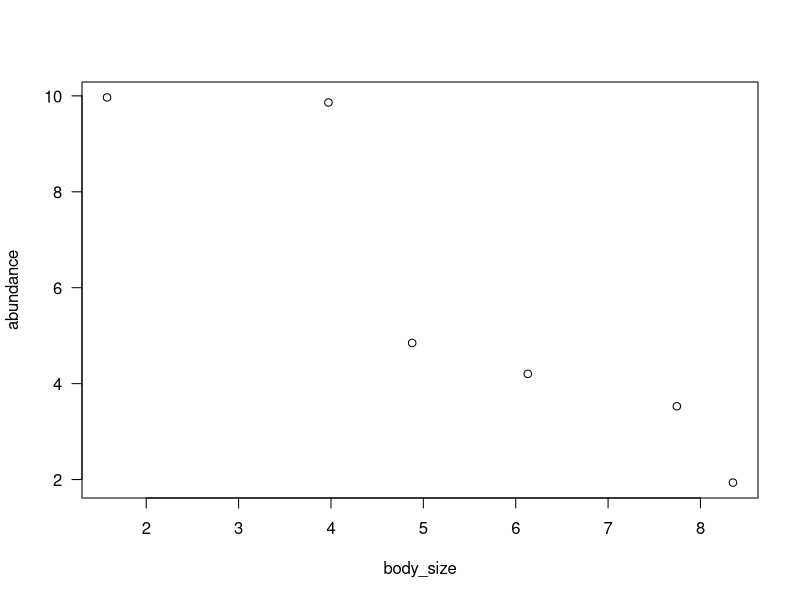
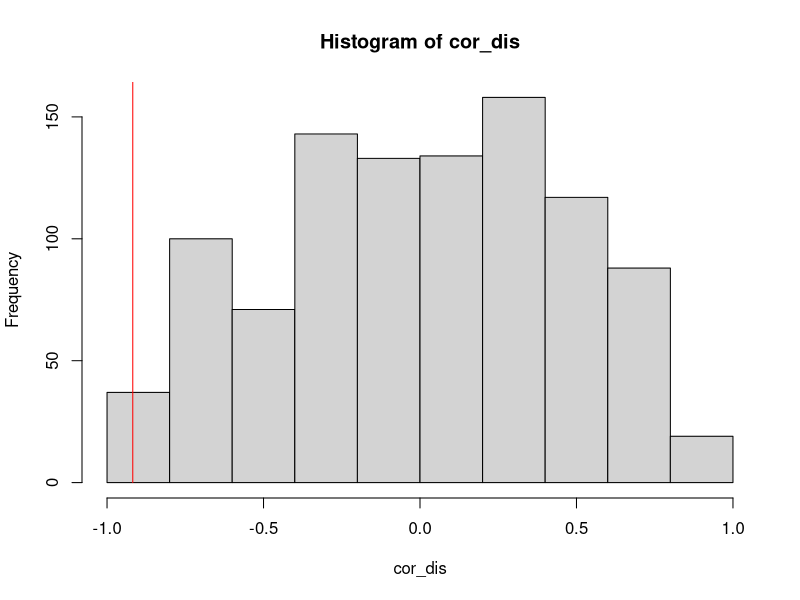
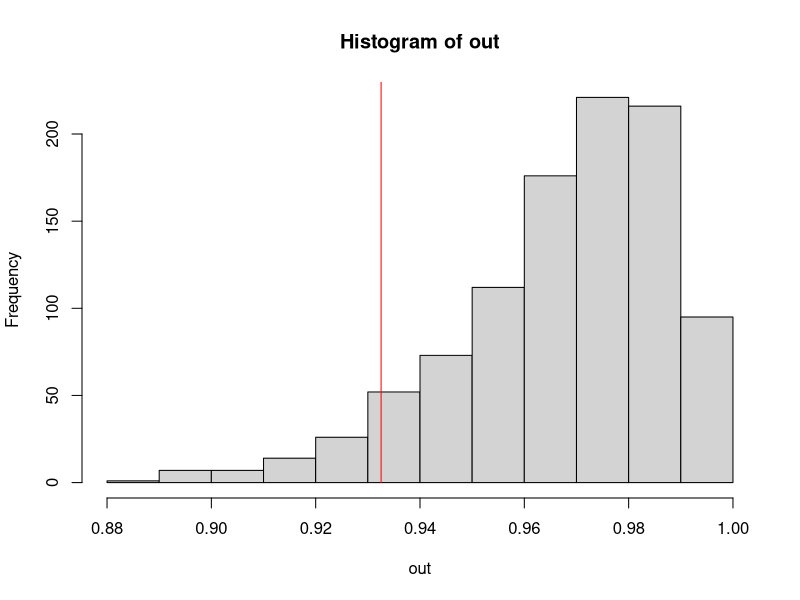

The R script that drew these images, in order: (Note: this script raises an error after producing the figures.)
#This script plays with null models as a way to learn functions and
  #practice loops.

#A simple null model used to test correlations----

#The data
abundance <- sort(runif(n = 6, min = 1, max = 13))
body_size <- sort(runif(n = 6, min = 1, max = 9), decreasing = TRUE)
plot(abundance ~ body_size, las = 1)
(corr <- cor(abundance,body_size))
cor.test(abundance,body_size)

#The null model:
#idea: Brake all processes except for the process of interest and compare the
#observed with the expected data.

#In this case we want to test if this correlation may be due to randomness.
#We brake then the "body_size" process and left only randomness. use `sample()`

cor(sample(body_size, size = length(body_size), replace = FALSE), abundance)

#we do it 1000 times
init <- Sys.time()
#cor_dis <- c()
cor_dis <- rep(NA, 1000)
for (k in 1:1000){
  cor_dis[k] <- cor(sample(body_size, size = length(body_size), replace = FALSE), abundance)
}
end <- Sys.time()
print(init - end)

#plot
hist(cor_dis)
lines(c(corr, corr), c(0,200), col = "red")

#test p-value
(p <- pnorm(corr, mean = mean(cor_dis), sd = sd(cor_dis)))
#Or using the real distribution directly
length(cor_dis[which(cor_dis < corr)])/1000

#Another example----
#We observe a pattern: How uneven are abundance distributions?
abundance <- round(runif(n = 6, min = 1, max = 13))
#calculate pielou's evenees (shannon/logarithm of number of species)
#Shannon The proportion of species i relative to the total number of species
#(pi) is calculated, and then multiplied by the natural logarithm of
#this proportion (lnpi). The resulting product is summed across species,
#and multiplied by -1:
J <- function(v){
  p <- v/sum(v)
  S <- -sum(p * log(p))
  S/log(length(v))
}
eve <- J(abundance)
#is this eveness higher than expected?
#calculate evenness of a random assembly
#tip: we need to sample 36 individuals and assign them a species randomly
#then, we can group per species.
rand <- sample(c(1:6), sum(abundance), replace = TRUE)
abundance2 <- table(rand)
#abundance2 <- hist(rand, breaks = seq(0,6,1))$counts #this does the same, plots store data!
#Calculate J of the simulated community
J2 <- J(abundance2)
# now make it 1000 times
init <- Sys.time()
#out <- c()
out <- rep(NA, 1000)
for(i in 1:1000){
  rand <- sample(c(1:6), sum(abundance), replace = TRUE)
  abundance2 <- table(rand)
  J2 <- J(abundance2)
  out <- c(out, J2)
}
end <- Sys.time()
print(init - end)

#calculate p-value
hist(out)
lines(c(eve, eve), c(0,1000), col = "red")
(p <- pnorm(eve, mean = mean(out, na.rm = TRUE), sd = sd(out, na.rm = TRUE)))
#Or using the real distribution directly
length(out[which(out < eve)])/1000

#functionalize it
null_function <- function(x, iterations = 1000){
  #calulate observed values
  n <- length(x)
  eve <- J(x) #observed eveness
  # make a loop
  out_bs <- c()
  for(i in 1:iterations){
    rand <- sample(c(1:n), sum(x), replace = TRUE)
    x2 <- table(rand)
    J2 <- J(x2)
    out_bs <- c(out_bs, J2)
  }
  #And test significance
  out <- length(out_bs[which(out_bs < eve)])/iterations
  print(paste("The eveness value observed is ",
              round(eve, digits = 2), "and the probablility of ocurring by chance is ",
              round(out, digits = 2)))
}

null_function(c(3,4,4,4,5,6,6,8,8))
null_function(c(1,2,2,3,4,6,8,9,9))
null_function(c(1,1,1,1,1,1,1,1,100))

#make a package!

#What if the loop is too slow... we can use lapply
init <- Sys.time()
null_function(round(runif(1000,30,35)))
end <- Sys.time()
print(init - end)

#functionalize using lappy
null_function_apply <- function(x, iterations = 1000){
  #calulate observed values
  n <- length(x)
  eve <- J(x) #observed eveness
  # Use lapply for the loop
  out_bs <- lapply(1:iterations, function(i) {
    rand <- sample(c(1:n), sum(x), replace = TRUE)
    x2 <- table(rand)
    J(x2)
  })
  # Convert the list to a vector
  out_bs <- unlist(out_bs)
  #And test significance
  out <- length(out_bs[which(out_bs < eve)])/iterations
  print(paste("The eveness value observed is ",
              round(eve, digits = 2), "and the probablility of ocurring by chance is ",
              round(out, digits = 2)))
}

init <- Sys.time()
null_function_apply(round(runif(1000,30,35)))
end <- Sys.time()
print(init - end)

#even faster
#functionalize the part inside of the loop only
null_function_fapply <- function(x, iterations = 1000){
  #calulate observed values
  n <- length(x)
  eve <- J(x) #observed eveness
  # Use lapply for the loop
  out_bs <- future_lapply(1:iterations, function(i) {
    rand <- sample(c(1:n), sum(x), replace = TRUE)
    x2 <- table(rand)
    J(x2)
  }, future.seed = NULL)
  # Convert the list to a vector
  out_bs <- unlist(out_bs)
  #And test significance
  out <- length(out_bs[which(out_bs < eve)])/iterations
  print(paste("The eveness value observed is ",
              round(eve, digits = 2), "and the probablility of ocurring by chance is ",
              round(out, digits = 2)))
}
library(future.apply)
plan(multisession)
init <- Sys.time()
null_function_fapply(round(runif(1000,30,35)))
end <- Sys.time()
print(init - end)

#null model 2.
#We want to test now if body size is driving the evenness patterns.
#we create a null model where body_size is the only responsible of the
#observed pattern
abundance <- c(1,3,4,7,8,13)
body_size <- c(9,6,5,3,2,1)
#Do one iteration
sample(c(1:6), 36, replace = TRUE, prob = body_size)
# make a loop
out_bs <- c()
for(i in 1:1000){
  rand <- sample(c(1:6), 36, replace = TRUE, prob = body_size)
  abundance2 <- hist(rand, breaks = seq(0,6,1))$counts
  J2 <- J(abundance2)
  out_bs <- c(out_bs, J2)
}
#And test significance
hist(out_bs)
lines(c(eve, eve), c(0,400), col = "red")
(p <- pnorm(eve, mean = mean(out_bs, na.rm = TRUE), sd = sd(out_bs, na.rm = TRUE)))
(p <- 1- pnorm(eve, mean = mean(out_bs, na.rm = TRUE), sd = sd(out_bs, na.rm = TRUE)))
#we remove NA's as in function J, log(richness) is NA when a species abundance is 0.
#basically we ignore those cases, as we are only interested in communities with all species
#having positive abundances.
#Or using the real distribution directly
length(out_bs[which(out_bs < eve)])/1000

#Functionalize it

null_function2 <- function(x, cond, iterations = 1000){
  # make a loop
  n <- length(x)
  eve <- J(x)
  out_bs <- c()
  for(i in 1:iterations){
    rand <- sample(c(1:n), sum(x), replace = TRUE, prob = cond)
    abundance2 <- table(rand)
    J2 <- J(abundance2)
    out_bs <- c(out_bs, J2)
  }
  #And test significance
  out <- length(out_bs[which(out_bs < eve)])/iterations
  print(paste("The eveness value observed is ",
              round(eve, digits = 2), "and the probablility of ocurring by the condition is ",
              round(out, digits = 2)))
}

null_function2(x = abundance, cond = body_size)

